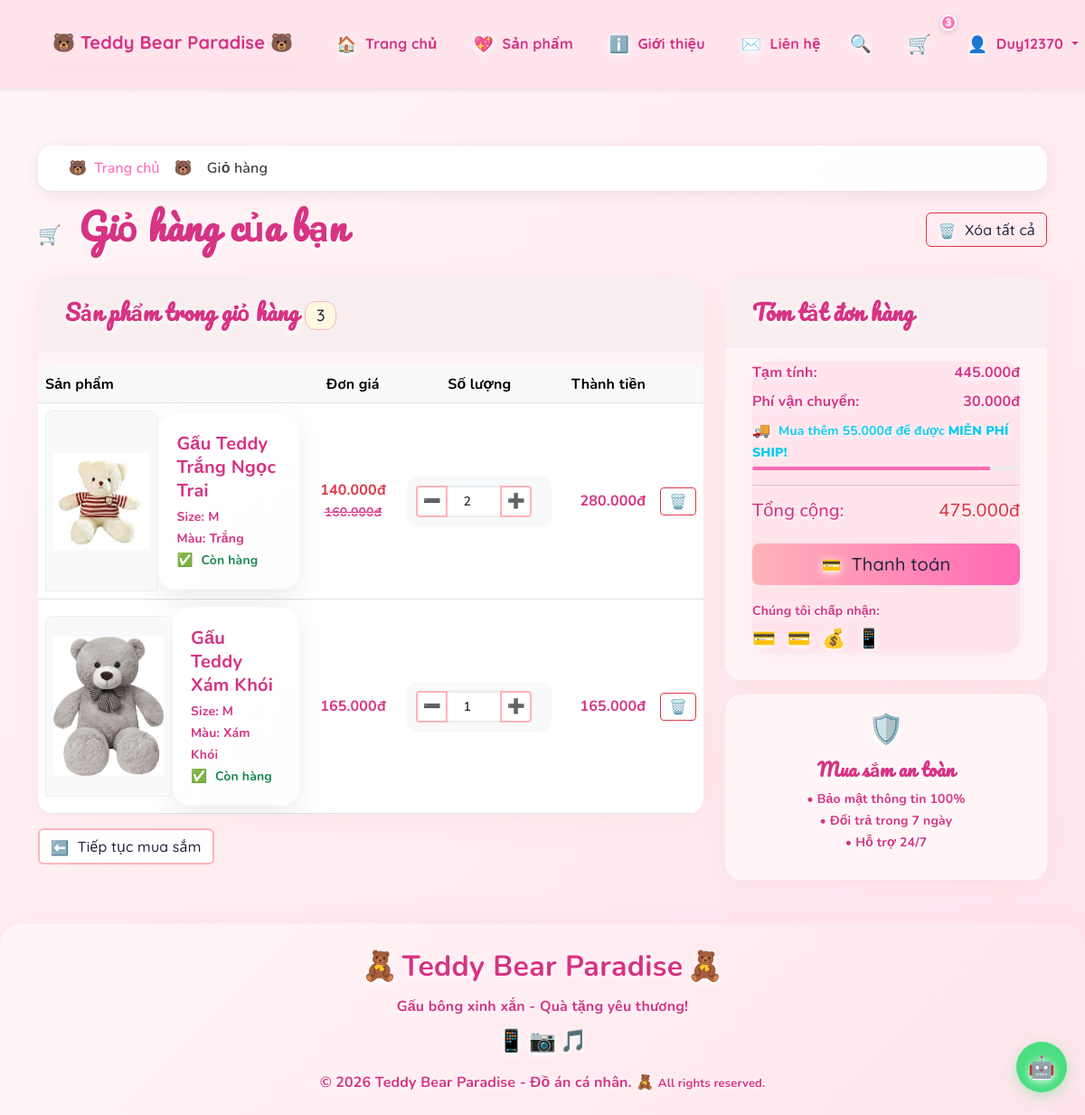
The app's page /cart/index.php (signed in) with its own data.
### tables this page shows
CREATE TABLE `cart` (
  `id` int(11) NOT NULL AUTO_INCREMENT,
  `user_id` int(11) DEFAULT NULL,
  `product_id` int(11) NOT NULL,
  `quantity` int(11) NOT NULL DEFAULT 1,
  `size` varchar(50) DEFAULT '',
  `created_at` timestamp NOT NULL DEFAULT current_timestamp(),
  `updated_at` timestamp NOT NULL DEFAULT current_timestamp() ON UPDATE current_timestamp(),
  PRIMARY KEY (`id`),
  UNIQUE KEY `unique_user_product` (`user_id`,`product_id`),
  KEY `product_id` (`product_id`),
  KEY `idx_cart_user` (`user_id`),
  CONSTRAINT `cart_ibfk_1` FOREIGN KEY (`user_id`) REFERENCES `users` (`id`) ON DELETE CASCADE,
  CONSTRAINT `cart_ibfk_2` FOREIGN KEY (`product_id`) REFERENCES `products` (`id`) ON DELETE CASCADE
);

CREATE TABLE `products` (
  `id` int(11) NOT NULL AUTO_INCREMENT,
  `name` varchar(200) NOT NULL,
  `slug` varchar(200) NOT NULL,
  `description` text DEFAULT NULL,
  `short_description` text DEFAULT NULL,
  `price` decimal(10,2) NOT NULL,
  `sale_price` decimal(10,2) DEFAULT NULL,
  `stock_quantity` int(11) DEFAULT 0,
  `category_id` int(11) DEFAULT NULL,
  `main_image` varchar(255) NOT NULL,
  `gallery` text DEFAULT NULL,
  `size` varchar(50) DEFAULT NULL,
  `color` varchar(50) DEFAULT NULL,
  `material` varchar(100) DEFAULT NULL,
  `weight` decimal(5,2) DEFAULT NULL,
  `is_featured` tinyint(1) DEFAULT 0,
  `is_limited` tinyint(1) DEFAULT 0,
  `views` int(11) DEFAULT 0,
  `rating` decimal(3,2) DEFAULT 0.00,
  `review_count` int(11) DEFAULT 0,
  `meta_title` varchar(200) DEFAULT NULL,
  `meta_description` text DEFAULT NULL,
  `status` enum('active','inactive','out_of_stock') DEFAULT 'active',
  `created_at` timestamp NOT NULL DEFAULT current_timestamp(),
  `updated_at` timestamp NOT NULL DEFAULT current_timestamp() ON UPDATE current_timestamp(),
  PRIMARY KEY (`id`),
  UNIQUE KEY `slug` (`slug`),
  KEY `idx_products_category` (`category_id`),
  KEY `idx_products_featured` (`is_featured`),
  KEY `idx_products_status` (`status`),
  CONSTRAINT `products_ibfk_1` FOREIGN KEY (`category_id`) REFERENCES `categories` (`id`) ON DELETE SET NULL
);

### cart/index.php (the view, shortened to what the rows shown need)
<?php
require_once '../config/config.php';
require_once '../config/cart_functions.php';
$user_id = $_SESSION['user_id'] ?? null;
$cart_items = getCartItems($user_id);
include '../includes/header.php';
?>
<div class="container my-5">
    <div class="row">
        <div class="col-12">
            <div class="d-flex justify-content-between align-items-center mb-4">
                <h2 style="font-family: 'Nunito', 'Poppins', Arial, sans-serif;"><span style="font-size: 1.3rem; margin-right: 8px;">🛒</span> Giỏ hàng của bạn</h2>
            </div>
        </div>
    </div>
    <?php if (empty($cart_items)): ?>
        <div class="row">
            <div class="col-12">
                <div class="empty-cart text-center py-5">
                    <span style="font-size: 4rem; color: #6c757d; display: block; margin-bottom: 1rem;">🛒</span>
                    <h4 style="font-family: 'Nunito', 'Poppins', Arial, sans-serif;">Giỏ hàng trống</h4>
                    <p class="text-muted mb-4" style="font-family: 'Nunito', 'Poppins', Arial, sans-serif;">Bạn chưa có sản phẩm nào trong giỏ hàng</p>
                    <a href="../pages/products.php" class="btn btn-primary btn-lg">
                        <span style="font-size: 1.1rem; margin-right: 5px;">🛍️</span> Tiếp tục mua sắm
                    </a>
                </div>
            </div>
        </div>
    <?php else: ?>
        <div class="row">
            <div class="col-lg-8">
                <div class="card">
                    <div class="card-body p-0">
                        <div class="table-responsive">
                            <table class="table table-hover mb-0">
                                <thead class="table-light">
                                    <tr>
                                        <th width="50%">Sản phẩm</th>
                                        <th width="15%" class="text-center">Đơn giá</th>
                                        <th width="15%" class="text-center">Số lượng</th>
                                        <th width="15%" class="text-end">Thành tiền</th>
                                        <th width="5%"></th>
                                    </tr>
                                </thead>
                                <tbody class="cart-items">
                                    <?php foreach ($cart_items as $item): ?>
                                        <?php
                                        $product_id = $item['product_id'] ?? $item['id'] ?? 0;
                                        $price = !empty($item['sale_price']) ? $item['sale_price'] : $item['price'];
                                        $total_item = $price * $item['quantity'];
                                        $image_path = !empty($item['main_image']) ? $item['main_image'] : 'placeholder.jpg';
                                        ?>
                                        <tr class="cart-item" data-product-id="<?php echo $product_id; ?>">
                                            <td>
                                                <div class="d-flex align-items-center">
                                                    <div class="product-image me-3">
                                                        <img src="<?php echo IMG_PATH . $image_path; ?>"
                                                             alt="<?php echo htmlspecialchars($item['name']); ?>"
                                                             style="width: 80px; height: 80px; object-fit: cover;"
                                                             class="rounded border cart-item-image"
                                                             onerror="this.src='<?php echo IMG_PATH; ?>placeholder.jpg'">
                                                    </div>
                                                    <div class="product-info">
                                                        <h6 class="mb-1">
                                                            <?php if (!empty($item['slug'])): ?>
                                                            <a href="../pages/product-detail.php?slug=<?php echo $item['slug']; ?>"
                                                               class="text-decoration-none">
                                                                <?php echo htmlspecialchars($item['name']); ?>
                                                            </a>
                                                            <?php else: ?>
                                                                <?php echo htmlspecialchars($item['name']); ?>
                                                            <?php endif; ?>
                                                        </h6>
                                                        <?php if (!empty($item['size']) || !empty($item['color'])): ?>
                                                        <div class="product-details">
                                                            <?php if (!empty($item['size'])): ?>
                                                                <small class="text-muted">Size: <?php echo $item['size']; ?></small><br>
                                                            <?php endif; ?>
                                                            <?php if (!empty($item['color'])): ?>
                                                                <small class="text-muted">Màu: <?php echo $item['color']; ?></small>
                                                            <?php endif; ?>
                                                        </div>
                                                        <?php endif; ?>
                                                        <div class="stock-info">
                                                            <small class="text-success">
                                                                <span style="font-size: 0.9rem; color: #28a745; margin-right: 5px;">✅</span> Còn hàng
                                                            </small>
                                                        </div>
                                                    </div>
                                                </div>
                                            </td>
                                            <td class="text-center align-middle">
                                                <div class="price-info">
                                                    <?php if (!empty($item['sale_price'])): ?>
                                                        <span class="text-danger fw-bold"><?php echo formatPrice($item['sale_price']); ?></span><br>
                                                        <small class="text-muted text-decoration-line-through"><?php echo formatPrice($item['price']); ?></small>
                                                    <?php else: ?>
                                                        <span class="fw-bold"><?php echo formatPrice($item['price']); ?></span>
                                                    <?php endif; ?>
                                                </div>
                                            </td>
                                            <td class="text-center align-middle">
                                                <div class="quantity-controls">
                                                    <div class="input-group input-group-sm" style="width: 140px; margin: 0 auto;">
                                                        <button class="btn btn-outline-secondary" type="button"
                                                                onclick="changeQuantity(<?php echo $product_id; ?>, -1)">
                                                            <span style="font-size: 1rem;">➖</span>
                                                        </button>
                                                        <input type="number"
                                                               class="form-control text-center"
                                                               value="<?php echo $item['quantity']; ?>"
                                                               min="1"
                                                               max="99"
                                                               id="qty_<?php echo $product_id; ?>"
                                                               onchange="updateQuantityDirect(<?php echo $product_id; ?>, this.value)"
                                                               style="max-width: 60px;">
                                                        <button class="btn btn-outline-secondary" type="button"
                                                                onclick="changeQuantity(<?php echo $product_id; ?>, 1)">
                                                            <span style="font-size: 1rem;">➕</span>
                                                        </button>
                                                    </div>
                                                </div>
                                            </td>
                                            <td class="text-end align-middle">
                                                <span class="fw-bold text-primary item-total" data-item-total="<?php echo $product_id; ?>">
                                                    <?php echo formatPrice($total_item); ?>
                                                </span>
                                            </td>
                                            <td class="text-center align-middle">
                                                <button class="btn btn-outline-danger btn-sm"
                                                        onclick="removeCartItem(<?php echo $product_id; ?>)"
                                                        title="Xóa sản phẩm"
                                                        style="min-width: 40px;">
                                                    <span style="font-size: 1rem;">🗑️</span>
                                                </button>
                                            </td>
                                        </tr>
                                    <?php endforeach; ?>
                                </tbody>
                            </table>
                        </div>
                    </div>
                </div>
            </div>
        </div>
    <?php endif; ?>
</div>

### records on screen
cart: product.main_image (picture), product.name "Gấu Teddy Trắng Ngọc Trai", product.size "M", product.color "Trắng", product.sale_price "140.000đ", product.price "160.000đ", quantity+product "2", formatPrice($total_item) "280.000đ"
cart: product.main_image (picture), product.name "Gấu Teddy Xám Khói", product.size "M", product.color "Xám Khói", product.price "165.000đ", quantity+product "1", formatPrice($total_item) "165.000đ"

### other values on screen
SITE_NAME "Teddy Bear Paradise 🐻"
$cart_count "3"
$_SESSION['user_name'] "Duy12370"
$cart_summary['total_quantity'] "3"
formatPrice($cart_summary['subtotal']) "445.000đ"
formatPrice($cart_summary['shipping_fee']) "30.000đ"
formatPrice($cart_summary['free_shipping_remaining']) "55.000đ"
formatPrice($cart_summary['total']) "475.000đ"
